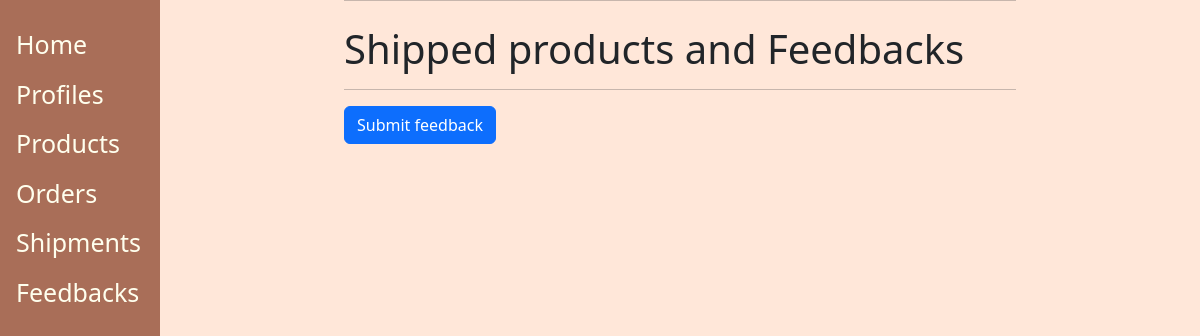
Before: /feedback/ with the older database file.
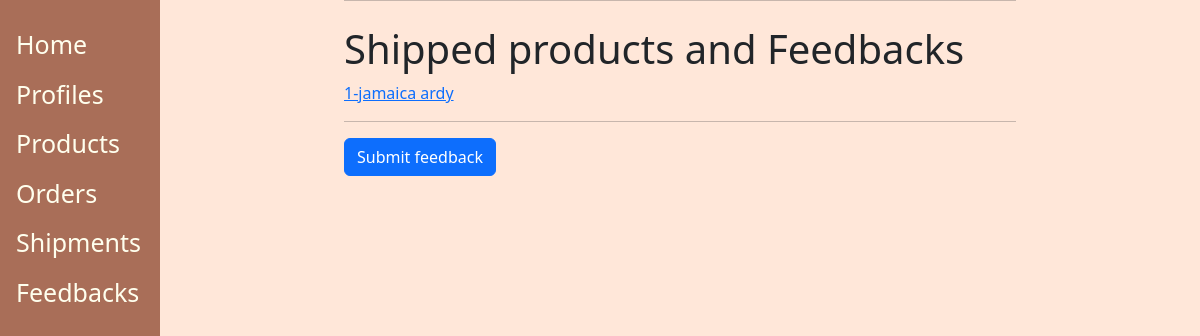
After: the same page with the newer database file.
### casys/models.py (models this page shows, shortened)
class Product_Receive(models.Model):
	recipient_name =  models.ForeignKey(Client, on_delete = models.CASCADE)
	order_name = models.ForeignKey(Order, on_delete = models.CASCADE)
	proof_received = models.ImageField(null=True, blank=True, upload_to="images/")
	feedback = models.TextField()

class Order(models.Model):
    COURIER = (('jt', 'J&T Express'), ('lm', 'lala move'), ('lbc', 'LBC Hari ng Padala'))
    user_information = models.ForeignKey(Client, on_delete = models.CASCADE)
    product_name = models.ForeignKey(Product, on_delete = models.CASCADE)
    reference_picture = models.ImageField(null=True, blank=True, upload_to="images/")
    courier = models.CharField(max_length=300, choices=COURIER)
    gcash_number = PhoneNumberField(null=False,blank=False)
    gcash_name = models.CharField(max_length=300)
    proof_of_payment = models.CharField(max_length=300)
    def __str__(self):
        return '%s-%s' % (self.pk, self.user_information)

class Client(models.Model):
	firstname= models.CharField(max_length=200)
	surname = models.CharField(max_length=200)
	address = models.TextField()
	contact_number = PhoneNumberField(null=False,blank=False,unique=True)
	def __str__(self):
         return f'{self.firstname} {self.surname}'

### casys/views.py (the view)
# urls.py: path('feedback/', views.FeedbackView, name="feedback"),
def FeedbackView(request):
    feedback = Product_Receive.objects.all()
    queries = {'feedback': feedback}
    return render(request, "feedback.html", queries)

### casys/templates/feedback.html (shortened to what this page needs)
{% extends 'base.html' %}
{% block content %}
<h1>Shipped products and Feedbacks</h1>
{% for x in feedback %}
<a href="/feedback/{{x.id}}">{{ x.order_name }}</a><br>
{% endfor %}
<hr>
<a href="{% url 'casys:create-received' %}" class="btn btn-primary">Submit feedback</a>
{% endblock %}

Changed rows visible on the page:
added Product_Receive: order_name "1-jamaica ardy"
